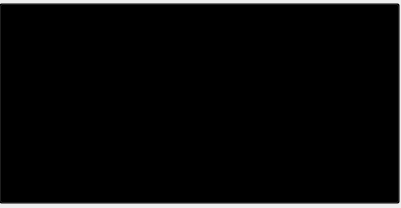
<?xml version="1.0" encoding="UTF-8"?>
<ui version="4.0">
 <class>Bill500Widget</class>
 <widget class="QWidget" name="Bill500Widget">
  <property name="geometry">
   <rect>
    <x>0</x>
    <y>0</y>
    <width>401</width>
    <height>208</height>
   </rect>
  </property>
  <property name="sizePolicy">
   <sizepolicy hsizetype="Preferred" vsizetype="Preferred">
    <horstretch>0</horstretch>
    <verstretch>0</verstretch>
   </sizepolicy>
  </property>
  <property name="windowTitle">
   <string/>
  </property>
  <widget class="QWidget" name="widget" native="true">
   <property name="geometry">
    <rect>
     <x>0</x>
     <y>0</y>
     <width>401</width>
     <height>208</height>
    </rect>
   </property>
   <widget class="QPushButton" name="pushButton">
    <property name="geometry">
     <rect>
      <x>-1</x>
      <y>3</y>
      <width>401</width>
      <height>201</height>
     </rect>
    </property>
    <property name="styleSheet">
     <string notr="true">background-color: transparent;
color: transparent;</string>
    </property>
    <property name="text">
     <string>PushButton</string>
    </property>
   </widget>
  </widget>
 </widget>
 <resources/>
 <connections/>
</ui>
